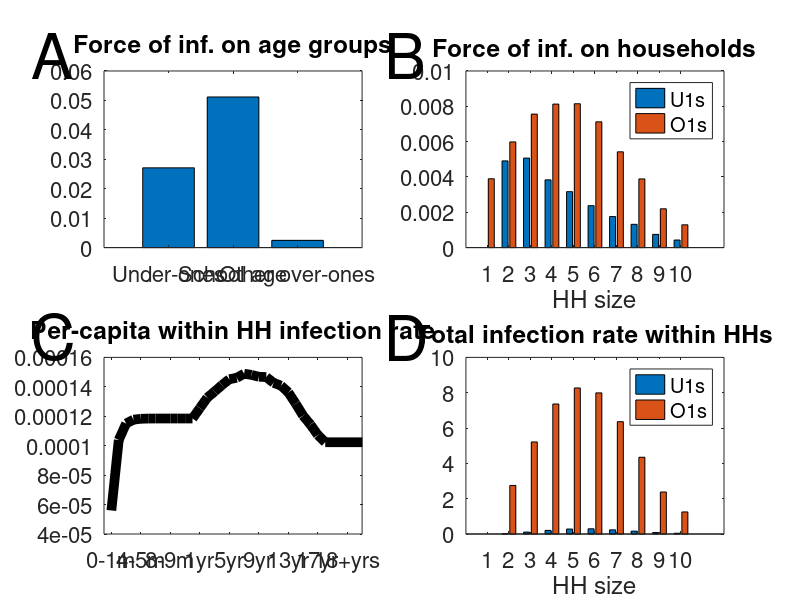

Source code (MATLAB):
%% Force of infection plot

load('force_of_infection_1.5.mat');
load('mean_inf_rate.mat');
load('In_household_infection_rates_by_HHSize.mat');

%%
figure(1)
clf


subplot(2,2,1)
U1_foi = sum(mean_foi_A(1:12));
School_age_foi = sum(mean_foi_A(16:28));
other_foi = sum(mean_foi_A([13:15 29:30]));
xticklocs = [1,4,7];
labels = {'Under-ones', 'School age', 'Other over-ones' };
bar(xticklocs,[U1_foi,School_age_foi,other_foi]);
set(gca,'FontSize',16,'XTick',xticklocs,'XTickLabel',labels,'XTickLabelRotation',-45);
title('Force of inf. on age groups')%,'FontSize',14)


subplot(2,2,2)
stacked_HH_bars = [mean_foi_H_U1 mean_foi_H_O1_1+mean_foi_H_O1_0];
% bar(stacked_HH_bars,'stacked');
bar(stacked_HH_bars);
set(gca,'FontSize',16)
title('Force of inf. on households')
xlabel('HH size')
legend('U1s','O1s')



subplot(2,2,3)
Meshendpts = [linspace(30.4,365.25,12), linspace(2*365.25,365.25*17,16),18*365.25,150*365.25];
Meshstartpts = [0,Meshendpts(1:(end-1))];

Mesh = mean( [Meshstartpts ; Meshendpts], 1)/365.25;

hold on

% plot(Mesh(1:(end-1)),mean_transmission_rate_in_HH(1:(end-1)) ) ;
 plot([1:30,40],[mean_transmission_rate_in_HH;mean_transmission_rate_in_HH(end)],'color',[ 0 0 0],'LineWidth',7 ) ;

% bar(33,mean_transmission_rate_in_HH(end),5)
set(gca,'XTick',[1:4:29,33],'Box','on')
set(gca,'XTickLabel',{'0-1m','4-5m','8-9m','1yr','5yr','9yr','13yr','17yr','18+yrs'})
set(gca,'FontSize',16,'XTickLabelRotation',-45);
title('Per-capita within HH infection rate')
xlim([0,35])


subplot(2,2,4)
% bar([mean(InHH_inf_rate_u1,2) mean(InHH_inf_rate_o1,2)],'stacked')
bar([mean(InHH_inf_rate_u1,2) mean(InHH_inf_rate_o1,2)])
set(gca,'FontSize',16)
title('Total infection rate within HHs')
xlabel('HH size')
legend('U1s','O1s')
%%

annotation('textbox',[0.04,0.87,0.1,0.1],'String','A','FitBoxToText','on','FontSize',45,'LineStyle','none');
annotation('textbox',[0.48,0.87,0.1,0.1],'String','B','FitBoxToText','on','FontSize',45,'LineStyle','none');
annotation('textbox',[0.04,0.4,0.1,0.1],'String','C','FitBoxToText','on','FontSize',45,'LineStyle','none');
annotation('textbox',[0.48,0.4,0.1,0.1],'String','D','FitBoxToText','on','FontSize',45,'LineStyle','none');
